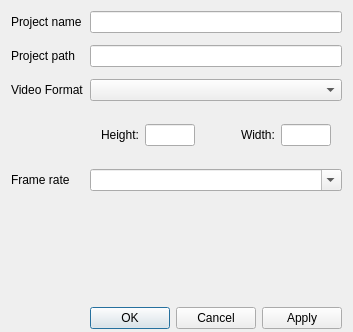
<?xml version="1.0" encoding="UTF-8"?>
<ui version="4.0">
 <class>ProjectSettingsWIndow</class>
 <widget class="QDialog" name="ProjectSettingsWIndow">
  <property name="geometry">
   <rect>
    <x>0</x>
    <y>0</y>
    <width>324</width>
    <height>332</height>
   </rect>
  </property>
  <property name="windowTitle">
   <string>ProjectSettingsWIndow</string>
  </property>
  <layout class="QFormLayout" name="formLayout">
   <property name="verticalSpacing">
    <number>12</number>
   </property>
   <property name="bottomMargin">
    <number>3</number>
   </property>
   <item row="0" column="0">
    <widget class="QLabel" name="projNameLab">
     <property name="text">
      <string>Project name</string>
     </property>
    </widget>
   </item>
   <item row="0" column="1">
    <widget class="QLineEdit" name="nameEdit"/>
   </item>
   <item row="1" column="0">
    <widget class="QLabel" name="projNameLab_2">
     <property name="text">
      <string>Project path</string>
     </property>
    </widget>
   </item>
   <item row="1" column="1">
    <widget class="QLineEdit" name="pathEdit">
     <property name="toolTip">
      <string/>
     </property>
     <property name="toolTipDuration">
      <number>-1</number>
     </property>
    </widget>
   </item>
   <item row="12" column="1">
    <widget class="QDialogButtonBox" name="buttonBox">
     <property name="orientation">
      <enum>Qt::Horizontal</enum>
     </property>
     <property name="standardButtons">
      <set>QDialogButtonBox::Apply|QDialogButtonBox::Cancel|QDialogButtonBox::Ok</set>
     </property>
     <property name="centerButtons">
      <bool>false</bool>
     </property>
    </widget>
   </item>
   <item row="3" column="0">
    <widget class="QLabel" name="videoFormatLab">
     <property name="text">
      <string>Video Format</string>
     </property>
    </widget>
   </item>
   <item row="3" column="1">
    <widget class="QComboBox" name="videoFormatCombo">
     <property name="currentText">
      <string/>
     </property>
    </widget>
   </item>
   <item row="5" column="1">
    <widget class="QWidget" name="horizontalWidget" native="true">
     <layout class="QHBoxLayout" name="horizontalLayout">
      <item>
       <widget class="QLabel" name="heightLab">
        <property name="text">
         <string>Height:</string>
        </property>
       </widget>
      </item>
      <item>
       <widget class="QLineEdit" name="heightEdit">
        <property name="sizePolicy">
         <sizepolicy hsizetype="Expanding" vsizetype="Fixed">
          <horstretch>0</horstretch>
          <verstretch>0</verstretch>
         </sizepolicy>
        </property>
        <property name="minimumSize">
         <size>
          <width>5</width>
          <height>5</height>
         </size>
        </property>
       </widget>
      </item>
      <item>
       <spacer name="horizontalSpacer">
        <property name="orientation">
         <enum>Qt::Horizontal</enum>
        </property>
        <property name="sizeType">
         <enum>QSizePolicy::Fixed</enum>
        </property>
        <property name="sizeHint" stdset="0">
         <size>
          <width>40</width>
          <height>20</height>
         </size>
        </property>
       </spacer>
      </item>
      <item>
       <widget class="QLabel" name="widthLab">
        <property name="text">
         <string>Width:</string>
        </property>
       </widget>
      </item>
      <item>
       <widget class="QLineEdit" name="widthEdit"/>
      </item>
     </layout>
    </widget>
   </item>
   <item row="8" column="0">
    <widget class="QLabel" name="frameRateLab">
     <property name="text">
      <string>Frame rate</string>
     </property>
    </widget>
   </item>
   <item row="8" column="1">
    <widget class="QComboBox" name="frameRateCombo">
     <property name="editable">
      <bool>true</bool>
     </property>
    </widget>
   </item>
   <item row="10" column="1">
    <spacer name="verticalSpacer">
     <property name="orientation">
      <enum>Qt::Vertical</enum>
     </property>
     <property name="sizeHint" stdset="0">
      <size>
       <width>20</width>
       <height>40</height>
      </size>
     </property>
    </spacer>
   </item>
  </layout>
 </widget>
 <layoutdefault spacing="6" margin="11"/>
 <resources/>
 <connections/>
</ui>
